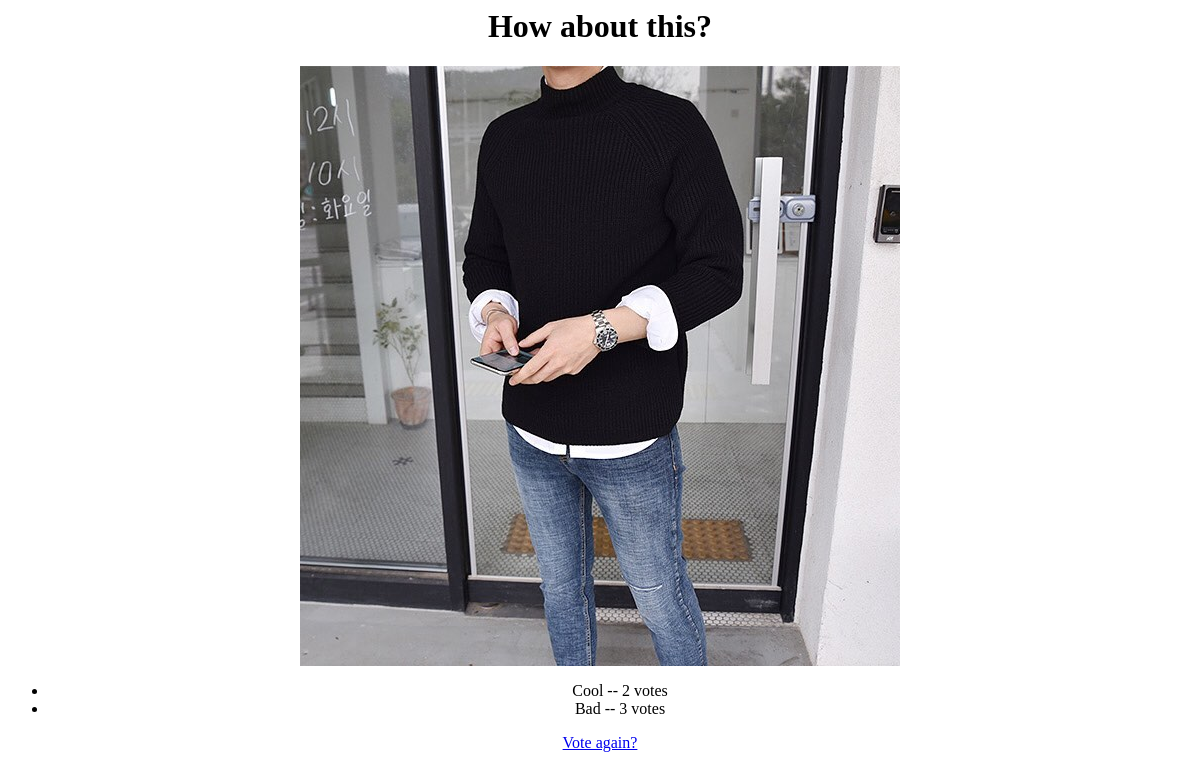
Before: /recommend/1/results/ with the older database file.
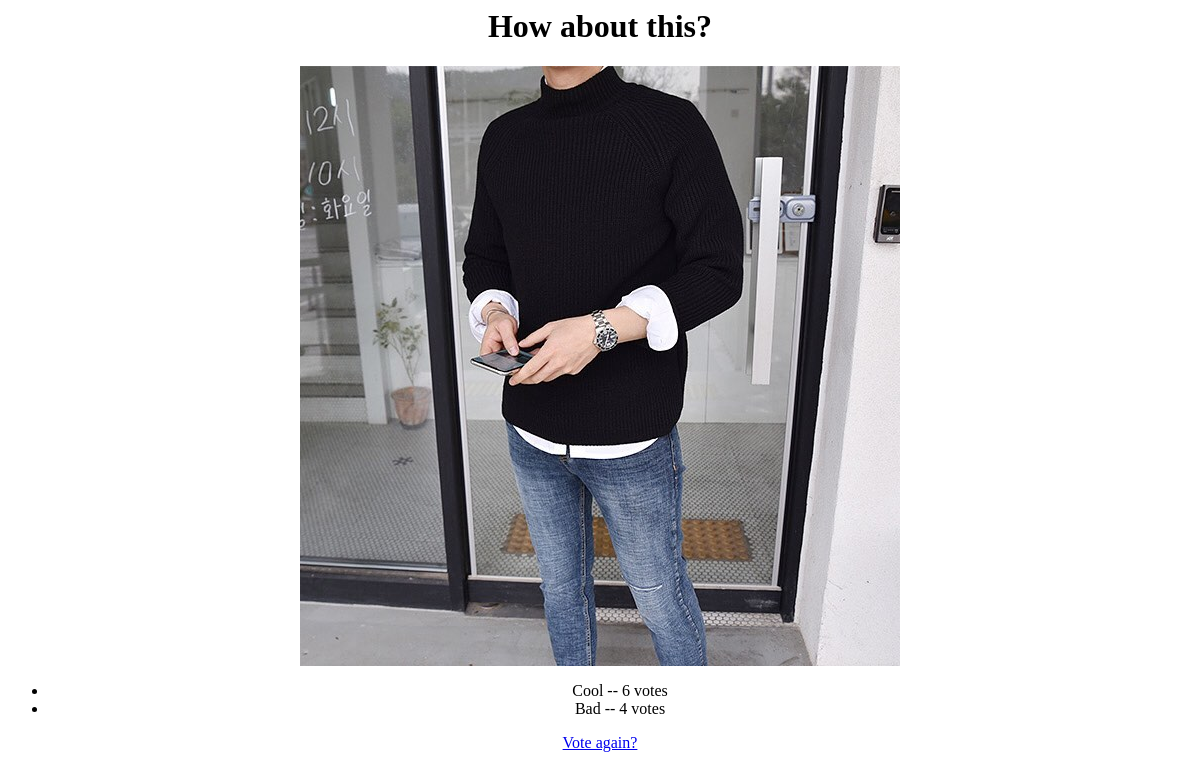
After: the same page with the newer database file.
### recommend/models.py (models this page shows, shortened)
class Question(models.Model):
    question_text = models.CharField(max_length=200)
    pub_date = models.DateTimeField('date published')

class Choice(models.Model):
    question = models.ForeignKey(Question, on_delete=models.CASCADE)
    choice_text = models.CharField(max_length=200)
    votes = models.IntegerField(default=0)

### recommend/views.py (the view)
# urls.py: path('<int:question_id>/results/', views.results, name='results'),     # /polls/5/results/
def results(request, question_id):
    question = get_object_or_404(Question, pk=question_id)
    return render(request, 'recommend/results.html', {'question': question})

### recommend/templates/recommend/results.html
<center>
<h1>{{ question.question_text }}</h1>
{% load staticfiles %}
<img src="{% static 'sample2.jpg' %}">
<ul>
{% for choice in question.choice_set.all %}
    <li>{{ choice.choice_text }} -- {{ choice.votes }} vote{{ choice.votes|pluralize }}</li>
{% endfor %}
</ul>
<a href="{% url 'recommend:detail' question.id %}">Vote again?</a>
</center>

Changed rows visible on the page:
changed Choice "Cool": votes "2" → "6"
changed Choice "Bad": votes "3" → "4"
